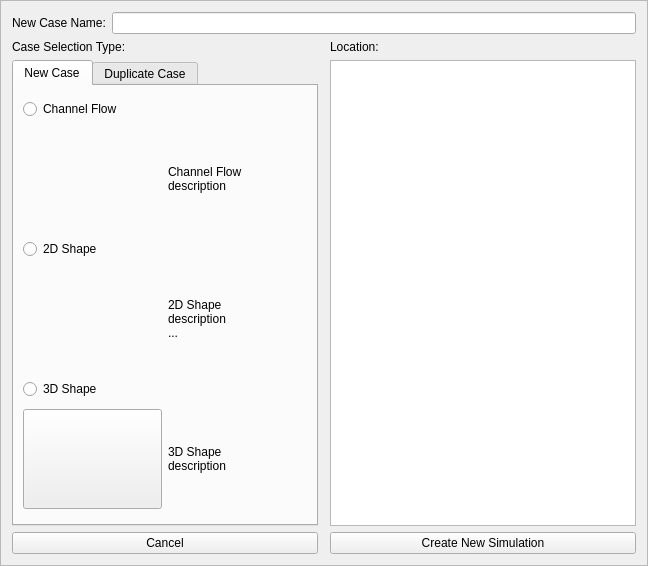
<?xml version="1.0" encoding="UTF-8"?>
<ui version="4.0">
 <class>CWE_Create_Copy_Simulation</class>
 <widget class="QFrame" name="CWE_Create_Copy_Simulation">
  <property name="geometry">
   <rect>
    <x>0</x>
    <y>0</y>
    <width>648</width>
    <height>566</height>
   </rect>
  </property>
  <property name="windowTitle">
   <string>Frame</string>
  </property>
  <property name="frameShape">
   <enum>QFrame::StyledPanel</enum>
  </property>
  <property name="frameShadow">
   <enum>QFrame::Raised</enum>
  </property>
  <layout class="QGridLayout" name="gridLayout">
   <item row="4" column="2">
    <widget class="QPushButton" name="pBtn_create_copy">
     <property name="text">
      <string>Create New Simulation</string>
     </property>
    </widget>
   </item>
   <item row="4" column="0">
    <widget class="QPushButton" name="pBtn_cancel">
     <property name="text">
      <string>Cancel</string>
     </property>
    </widget>
   </item>
   <item row="1" column="2">
    <widget class="QLabel" name="label_location">
     <property name="text">
      <string>Location:</string>
     </property>
    </widget>
   </item>
   <item row="0" column="0" colspan="3">
    <layout class="QHBoxLayout" name="caseName_layout">
     <item>
      <widget class="QLabel" name="label_newCaseName">
       <property name="text">
        <string>New Case Name:</string>
       </property>
      </widget>
     </item>
     <item>
      <widget class="QLineEdit" name="lineEdit_newCaseName"/>
     </item>
    </layout>
   </item>
   <item row="3" column="0">
    <widget class="QTabWidget" name="tabWidget">
     <property name="sizePolicy">
      <sizepolicy hsizetype="Expanding" vsizetype="Expanding">
       <horstretch>1</horstretch>
       <verstretch>0</verstretch>
      </sizepolicy>
     </property>
     <property name="currentIndex">
      <number>0</number>
     </property>
     <widget class="QWidget" name="tab_NewCase">
      <attribute name="title">
       <string>New Case</string>
      </attribute>
      <layout class="QGridLayout" name="gridLayout_2">
       <item row="5" column="3">
        <widget class="QLabel" name="label_3Dflow_description">
         <property name="text">
          <string>3D Shape
description</string>
         </property>
        </widget>
       </item>
       <item row="4" column="1">
        <widget class="QRadioButton" name="radioButton_3Dshape">
         <property name="text">
          <string>3D Shape</string>
         </property>
        </widget>
       </item>
       <item row="3" column="1">
        <widget class="QPushButton" name="pb_image_2Dshape">
         <property name="maximumSize">
          <size>
           <width>150</width>
           <height>100</height>
          </size>
         </property>
         <property name="text">
          <string/>
         </property>
         <property name="icon">
          <iconset resource="../cwe_resources.qrc">
           <normaloff>:/buttons/images/placeholderIcon.png</normaloff>:/buttons/images/placeholderIcon.png</iconset>
         </property>
         <property name="iconSize">
          <size>
           <width>150</width>
           <height>100</height>
          </size>
         </property>
         <property name="flat">
          <bool>true</bool>
         </property>
        </widget>
       </item>
       <item row="5" column="1">
        <widget class="QPushButton" name="pb_image_3Dshape">
         <property name="sizePolicy">
          <sizepolicy hsizetype="Minimum" vsizetype="Fixed">
           <horstretch>0</horstretch>
           <verstretch>0</verstretch>
          </sizepolicy>
         </property>
         <property name="maximumSize">
          <size>
           <width>150</width>
           <height>100</height>
          </size>
         </property>
         <property name="text">
          <string/>
         </property>
         <property name="icon">
          <iconset resource="../cwe_resources.qrc">
           <normaloff>:/buttons/images/placeholderIcon.png</normaloff>:/buttons/images/placeholderIcon.png</iconset>
         </property>
         <property name="iconSize">
          <size>
           <width>150</width>
           <height>100</height>
          </size>
         </property>
        </widget>
       </item>
       <item row="3" column="3">
        <widget class="QLabel" name="label_2Dflow_description">
         <property name="text">
          <string>2D Shape
description
...</string>
         </property>
        </widget>
       </item>
       <item row="1" column="3">
        <widget class="QLabel" name="label_channelFlow_description">
         <property name="text">
          <string>Channel Flow
description</string>
         </property>
        </widget>
       </item>
       <item row="1" column="1">
        <widget class="QPushButton" name="pb_image_channelFlow">
         <property name="sizePolicy">
          <sizepolicy hsizetype="Minimum" vsizetype="Fixed">
           <horstretch>0</horstretch>
           <verstretch>0</verstretch>
          </sizepolicy>
         </property>
         <property name="maximumSize">
          <size>
           <width>150</width>
           <height>100</height>
          </size>
         </property>
         <property name="text">
          <string/>
         </property>
         <property name="icon">
          <iconset resource="../cwe_resources.qrc">
           <normaloff>:/buttons/images/placeholderIcon.png</normaloff>:/buttons/images/placeholderIcon.png</iconset>
         </property>
         <property name="iconSize">
          <size>
           <width>150</width>
           <height>100</height>
          </size>
         </property>
         <property name="flat">
          <bool>true</bool>
         </property>
        </widget>
       </item>
       <item row="0" column="1">
        <widget class="QRadioButton" name="radioButton_channelFlow">
         <property name="text">
          <string>Channel Flow</string>
         </property>
        </widget>
       </item>
       <item row="2" column="1">
        <widget class="QRadioButton" name="radioButton_2Dshape">
         <property name="text">
          <string>2D Shape</string>
         </property>
        </widget>
       </item>
      </layout>
     </widget>
     <widget class="QWidget" name="tab_DuplicateCase">
      <attribute name="title">
       <string>Duplicate Case</string>
      </attribute>
      <layout class="QGridLayout" name="gridLayout_3">
       <property name="leftMargin">
        <number>0</number>
       </property>
       <property name="topMargin">
        <number>0</number>
       </property>
       <property name="rightMargin">
        <number>0</number>
       </property>
       <property name="bottomMargin">
        <number>0</number>
       </property>
       <item row="0" column="0">
        <widget class="RemoteFileTree" name="secondary_remoteFileTree"/>
       </item>
      </layout>
     </widget>
    </widget>
   </item>
   <item row="1" column="0">
    <widget class="QLabel" name="label_selectionType">
     <property name="text">
      <string>Case Selection Type:</string>
     </property>
    </widget>
   </item>
   <item row="3" column="2">
    <widget class="RemoteFileTree" name="primary_remoteFileTree">
     <property name="sizePolicy">
      <sizepolicy hsizetype="Expanding" vsizetype="Expanding">
       <horstretch>1</horstretch>
       <verstretch>0</verstretch>
      </sizepolicy>
     </property>
    </widget>
   </item>
  </layout>
 </widget>
 <customwidgets>
  <customwidget>
   <class>RemoteFileTree</class>
   <extends>QTreeView</extends>
   <header>../AgaveExplorer/remoteFileOps/remotefiletree.h</header>
   <container>1</container>
  </customwidget>
 </customwidgets>
 <resources>
  <include location="../cwe_resources.qrc"/>
 </resources>
 <connections/>
</ui>
